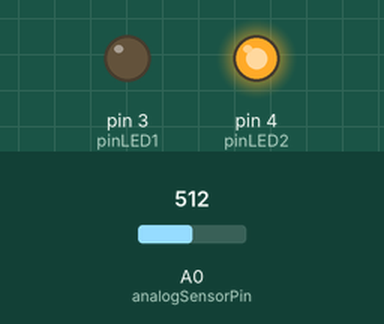
Bench run of a sketch on a simulated Arduino Uno, built with avr-gcc and run on an emulated ATmega328P. Parts: output pins drawn as LEDs (lit = HIGH). The inputs (shaded band) are chosen by the test bench; at power-on: A0 (analogSensorPin) = 512.

Above: at 1.2 s.
1.3 s: A0 (analogSensorPin) set to 493
At 2.3 s:
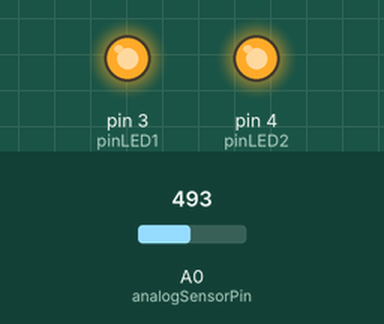
Timing chart, 0 to 4.3 s (numbered marks = the images above; inputs shaded):
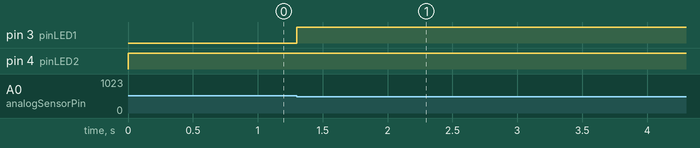

Measured:
- the behaviour switches between 501 and 500 on A0 (analogSensorPin) (found by bisection; images 0 and 1)
- after the input at 1.3 s, pin 3 (pinLED1): LOW → HIGH at once

The sketch:

ifelse.ino.ino
```cpp
int analogSensorPin = A0;
int pinLED1 = 3;
int pinLED2 = 4;
int sensorValue = 0;

void setup() {
  pinMode(analogSensorPin ,INPUT);
  pinMode(pinLED1, OUTPUT);
  pinMode(pinLED2, OUTPUT);
}

void loop() {
  sensorValue = analogRead (analogSensorPin);
  if (sensorValue<=500){
    digitalWrite (pinLED1, HIGH);
    }
    else if (sensorValue>=500){
      digitalWrite(pinLED2, HIGH);
    }
      else {
        digitalWrite (pinLED1, LOW);
        digitalWrite (pinLED2, LOW);
        }
}
```
